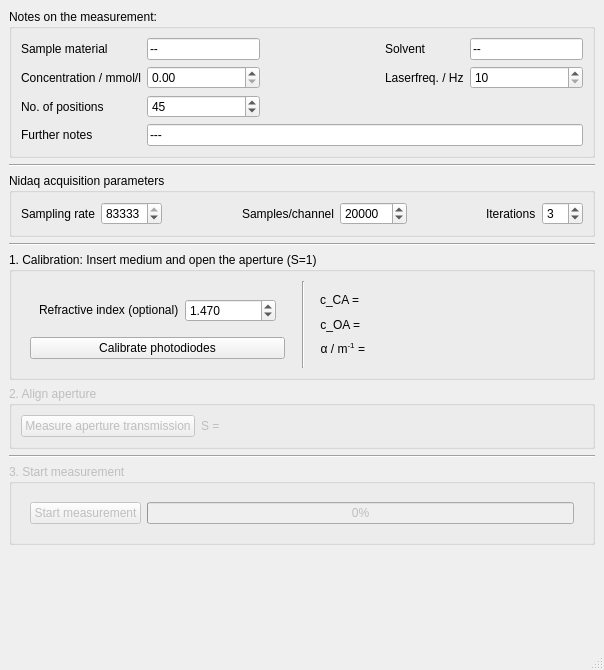
<?xml version="1.0" encoding="UTF-8"?>
<ui version="4.0">
 <class>MainWindow</class>
 <widget class="QMainWindow" name="MainWindow">
  <property name="geometry">
   <rect>
    <x>0</x>
    <y>0</y>
    <width>604</width>
    <height>670</height>
   </rect>
  </property>
  <property name="sizePolicy">
   <sizepolicy hsizetype="Maximum" vsizetype="Preferred">
    <horstretch>0</horstretch>
    <verstretch>0</verstretch>
   </sizepolicy>
  </property>
  <property name="windowTitle">
   <string>z-Scan Measurement Manager</string>
  </property>
  <widget class="QWidget" name="centralwidget">
   <layout class="QVBoxLayout" name="verticalLayout">
    <item>
     <widget class="QGroupBox" name="groupBox4Notes">
      <property name="sizePolicy">
       <sizepolicy hsizetype="Preferred" vsizetype="Fixed">
        <horstretch>0</horstretch>
        <verstretch>0</verstretch>
       </sizepolicy>
      </property>
      <property name="title">
       <string>Notes on the measurement: </string>
      </property>
      <layout class="QVBoxLayout" name="verticalLayout_4">
       <item>
        <layout class="QGridLayout" name="gridLayout_measurementParams">
         <item row="1" column="2">
          <spacer name="horizontalSpacer_6">
           <property name="orientation">
            <enum>Qt::Horizontal</enum>
           </property>
           <property name="sizeHint" stdset="0">
            <size>
             <width>40</width>
             <height>20</height>
            </size>
           </property>
          </spacer>
         </item>
         <item row="0" column="1">
          <widget class="QLineEdit" name="lineEdit_sampleMaterial">
           <property name="text">
            <string>--</string>
           </property>
          </widget>
         </item>
         <item row="0" column="3">
          <widget class="QLabel" name="label_solvent">
           <property name="text">
            <string>Solvent</string>
           </property>
          </widget>
         </item>
         <item row="0" column="0">
          <widget class="QLabel" name="label_sampleMaterial">
           <property name="text">
            <string>Sample material</string>
           </property>
          </widget>
         </item>
         <item row="1" column="3">
          <widget class="QLabel" name="label_laserfreq">
           <property name="text">
            <string>Laserfreq. / Hz</string>
           </property>
          </widget>
         </item>
         <item row="0" column="4">
          <widget class="QLineEdit" name="lineEdit_solvent">
           <property name="text">
            <string>--</string>
           </property>
          </widget>
         </item>
         <item row="1" column="0">
          <widget class="QLabel" name="label_concentration">
           <property name="text">
            <string>Concentration / mmol/l</string>
           </property>
          </widget>
         </item>
         <item row="0" column="2">
          <spacer name="horizontalSpacer_5">
           <property name="orientation">
            <enum>Qt::Horizontal</enum>
           </property>
           <property name="sizeHint" stdset="0">
            <size>
             <width>40</width>
             <height>20</height>
            </size>
           </property>
          </spacer>
         </item>
         <item row="2" column="0">
          <widget class="QLabel" name="label_numPositions">
           <property name="text">
            <string>No. of positions</string>
           </property>
          </widget>
         </item>
         <item row="2" column="1">
          <widget class="QSpinBox" name="spinBox_numPositions">
           <property name="maximum">
            <number>150</number>
           </property>
           <property name="value">
            <number>45</number>
           </property>
          </widget>
         </item>
         <item row="1" column="1">
          <widget class="QDoubleSpinBox" name="doubleSpinBox_concentration"/>
         </item>
         <item row="1" column="4">
          <widget class="QSpinBox" name="spinBox_laserfreq">
           <property name="minimum">
            <number>10</number>
           </property>
           <property name="maximum">
            <number>1100</number>
           </property>
           <property name="singleStep">
            <number>10</number>
           </property>
          </widget>
         </item>
         <item row="3" column="0">
          <widget class="QLabel" name="label_furtherNotes">
           <property name="text">
            <string>Further notes</string>
           </property>
          </widget>
         </item>
         <item row="3" column="1" colspan="4">
          <widget class="QLineEdit" name="lineEdit_furtherNotes">
           <property name="text">
            <string>---</string>
           </property>
          </widget>
         </item>
        </layout>
       </item>
      </layout>
     </widget>
    </item>
    <item>
     <widget class="Line" name="line_1">
      <property name="orientation">
       <enum>Qt::Horizontal</enum>
      </property>
     </widget>
    </item>
    <item>
     <widget class="QGroupBox" name="groupBox_nidaqParams">
      <property name="sizePolicy">
       <sizepolicy hsizetype="Preferred" vsizetype="Fixed">
        <horstretch>0</horstretch>
        <verstretch>0</verstretch>
       </sizepolicy>
      </property>
      <property name="title">
       <string>Nidaq acquisition parameters</string>
      </property>
      <layout class="QHBoxLayout" name="horizontalLayout_3">
       <item>
        <widget class="QLabel" name="label_samplingRate">
         <property name="text">
          <string>Sampling rate</string>
         </property>
        </widget>
       </item>
       <item>
        <widget class="QSpinBox" name="spinBox_samplingRate">
         <property name="minimum">
          <number>1000</number>
         </property>
         <property name="maximum">
          <number>83333</number>
         </property>
         <property name="singleStep">
          <number>1000</number>
         </property>
         <property name="value">
          <number>83333</number>
         </property>
        </widget>
       </item>
       <item>
        <spacer name="horizontalSpacer_2">
         <property name="orientation">
          <enum>Qt::Horizontal</enum>
         </property>
         <property name="sizeHint" stdset="0">
          <size>
           <width>40</width>
           <height>20</height>
          </size>
         </property>
        </spacer>
       </item>
       <item>
        <widget class="QLabel" name="label_samplesPerChannel">
         <property name="text">
          <string>Samples/channel</string>
         </property>
        </widget>
       </item>
       <item>
        <widget class="QSpinBox" name="spinBox_samplesPerChannel">
         <property name="minimum">
          <number>1000</number>
         </property>
         <property name="maximum">
          <number>100000</number>
         </property>
         <property name="singleStep">
          <number>1000</number>
         </property>
         <property name="value">
          <number>20000</number>
         </property>
        </widget>
       </item>
       <item>
        <spacer name="horizontalSpacer_3">
         <property name="orientation">
          <enum>Qt::Horizontal</enum>
         </property>
         <property name="sizeHint" stdset="0">
          <size>
           <width>40</width>
           <height>20</height>
          </size>
         </property>
        </spacer>
       </item>
       <item>
        <widget class="QLabel" name="label_iterations">
         <property name="text">
          <string>Iterations</string>
         </property>
        </widget>
       </item>
       <item>
        <widget class="QSpinBox" name="spinBox_iterations">
         <property name="value">
          <number>3</number>
         </property>
        </widget>
       </item>
      </layout>
     </widget>
    </item>
    <item>
     <widget class="Line" name="line">
      <property name="orientation">
       <enum>Qt::Horizontal</enum>
      </property>
     </widget>
    </item>
    <item>
     <widget class="QGroupBox" name="groupBox_Calibration">
      <property name="enabled">
       <bool>true</bool>
      </property>
      <property name="sizePolicy">
       <sizepolicy hsizetype="Preferred" vsizetype="Fixed">
        <horstretch>0</horstretch>
        <verstretch>0</verstretch>
       </sizepolicy>
      </property>
      <property name="title">
       <string>1. Calibration: Insert medium and open the aperture (S=1)</string>
      </property>
      <layout class="QHBoxLayout" name="horizontalLayout_2">
       <item>
        <widget class="QWidget" name="widgetRefractiveIndexCalibrateBtn" native="true">
         <layout class="QVBoxLayout" name="verticalLayout_2">
          <item>
           <widget class="QWidget" name="widgetReractiveIndexInput" native="true">
            <property name="sizePolicy">
             <sizepolicy hsizetype="Preferred" vsizetype="Fixed">
              <horstretch>0</horstretch>
              <verstretch>0</verstretch>
             </sizepolicy>
            </property>
            <layout class="QHBoxLayout" name="horizontalLayout">
             <item>
              <widget class="QLabel" name="labelRefrIndex">
               <property name="text">
                <string>&lt;!DOCTYPE HTML PUBLIC &quot;-//W3C//DTD HTML 4.0//EN&quot; &quot;http://www.w3.org/TR/REC-html40/strict.dtd&quot;&gt;
&lt;html&gt;&lt;head&gt;&lt;meta name=&quot;qrichtext&quot; content=&quot;1&quot; /&gt;&lt;style type=&quot;text/css&quot;&gt;
p, li { white-space: pre-wrap; }
&lt;/style&gt;&lt;/head&gt;&lt;body style=&quot; font-family:'Sans Serif'; font-size:9pt; font-weight:400; font-style:normal;&quot;&gt;
&lt;p style=&quot; margin-top:12px; margin-bottom:12px; margin-left:0px; margin-right:0px; -qt-block-indent:0; text-indent:0px;&quot;&gt;Refractive index (optional)&lt;/p&gt;&lt;/body&gt;&lt;/html&gt;</string>
               </property>
              </widget>
             </item>
             <item>
              <widget class="QDoubleSpinBox" name="doubleSpinBox_refrIndex">
               <property name="decimals">
                <number>3</number>
               </property>
               <property name="minimum">
                <double>1.000000000000000</double>
               </property>
               <property name="maximum">
                <double>6.000000000000000</double>
               </property>
               <property name="singleStep">
                <double>0.100000000000000</double>
               </property>
               <property name="value">
                <double>1.470000000000000</double>
               </property>
              </widget>
             </item>
            </layout>
           </widget>
          </item>
          <item>
           <widget class="QPushButton" name="pushButton_calibratePDs">
            <property name="text">
             <string>Calibrate photodiodes</string>
            </property>
           </widget>
          </item>
         </layout>
        </widget>
       </item>
       <item>
        <spacer name="horizontalSpacer">
         <property name="orientation">
          <enum>Qt::Horizontal</enum>
         </property>
         <property name="sizeType">
          <enum>QSizePolicy::Fixed</enum>
         </property>
         <property name="sizeHint" stdset="0">
          <size>
           <width>2</width>
           <height>20</height>
          </size>
         </property>
        </spacer>
       </item>
       <item>
        <widget class="Line" name="line_2">
         <property name="orientation">
          <enum>Qt::Vertical</enum>
         </property>
        </widget>
       </item>
       <item>
        <widget class="QWidget" name="widgetCalibrationValues" native="true">
         <layout class="QGridLayout" name="gridLayout">
          <item row="0" column="1">
           <widget class="QLabel" name="label_cCA">
            <property name="sizePolicy">
             <sizepolicy hsizetype="Fixed" vsizetype="Preferred">
              <horstretch>0</horstretch>
              <verstretch>0</verstretch>
             </sizepolicy>
            </property>
            <property name="text">
             <string>c_CA =</string>
            </property>
            <property name="alignment">
             <set>Qt::AlignRight|Qt::AlignTrailing|Qt::AlignVCenter</set>
            </property>
           </widget>
          </item>
          <item row="2" column="1">
           <widget class="QLabel" name="label_alpha">
            <property name="sizePolicy">
             <sizepolicy hsizetype="Fixed" vsizetype="Preferred">
              <horstretch>0</horstretch>
              <verstretch>0</verstretch>
             </sizepolicy>
            </property>
            <property name="text">
             <string>&lt;html&gt;&lt;head/&gt;&lt;body&gt;&lt;p&gt;α / m&lt;span style=&quot; vertical-align:super;&quot;&gt;-1&lt;/span&gt; =&lt;/p&gt;&lt;/body&gt;&lt;/html&gt;</string>
            </property>
            <property name="alignment">
             <set>Qt::AlignRight|Qt::AlignTrailing|Qt::AlignVCenter</set>
            </property>
           </widget>
          </item>
          <item row="1" column="1">
           <widget class="QLabel" name="label_cOA">
            <property name="sizePolicy">
             <sizepolicy hsizetype="Fixed" vsizetype="Preferred">
              <horstretch>0</horstretch>
              <verstretch>0</verstretch>
             </sizepolicy>
            </property>
            <property name="text">
             <string>c_OA =</string>
            </property>
            <property name="alignment">
             <set>Qt::AlignRight|Qt::AlignTrailing|Qt::AlignVCenter</set>
            </property>
           </widget>
          </item>
          <item row="2" column="2">
           <widget class="QLabel" name="label_alpha_VALUE">
            <property name="text">
             <string/>
            </property>
           </widget>
          </item>
          <item row="1" column="2">
           <widget class="QLabel" name="label_cOAValue">
            <property name="text">
             <string/>
            </property>
           </widget>
          </item>
          <item row="0" column="2">
           <widget class="QLabel" name="label_cCAValue">
            <property name="text">
             <string/>
            </property>
           </widget>
          </item>
         </layout>
        </widget>
       </item>
      </layout>
     </widget>
    </item>
    <item>
     <widget class="QGroupBox" name="groupBox_Aperture">
      <property name="enabled">
       <bool>false</bool>
      </property>
      <property name="sizePolicy">
       <sizepolicy hsizetype="Preferred" vsizetype="Fixed">
        <horstretch>0</horstretch>
        <verstretch>0</verstretch>
       </sizepolicy>
      </property>
      <property name="title">
       <string>2. Align aperture</string>
      </property>
      <layout class="QHBoxLayout" name="horizontalLayout_4">
       <item>
        <widget class="QPushButton" name="pushButton_measureAperture">
         <property name="text">
          <string>Measure aperture transmission</string>
         </property>
        </widget>
       </item>
       <item>
        <widget class="QLabel" name="labelApertureTransmittance">
         <property name="sizePolicy">
          <sizepolicy hsizetype="Preferred" vsizetype="Preferred">
           <horstretch>0</horstretch>
           <verstretch>0</verstretch>
          </sizepolicy>
         </property>
         <property name="text">
          <string>S =</string>
         </property>
        </widget>
       </item>
       <item>
        <widget class="QLabel" name="labelApertureTransmittanceValue">
         <property name="text">
          <string/>
         </property>
        </widget>
       </item>
       <item>
        <spacer name="horizontalSpacer_4">
         <property name="orientation">
          <enum>Qt::Horizontal</enum>
         </property>
         <property name="sizeHint" stdset="0">
          <size>
           <width>40</width>
           <height>20</height>
          </size>
         </property>
        </spacer>
       </item>
      </layout>
     </widget>
    </item>
    <item>
     <widget class="Line" name="line_3">
      <property name="orientation">
       <enum>Qt::Horizontal</enum>
      </property>
     </widget>
    </item>
    <item>
     <widget class="QGroupBox" name="groupBox_Measurement">
      <property name="enabled">
       <bool>false</bool>
      </property>
      <property name="sizePolicy">
       <sizepolicy hsizetype="Preferred" vsizetype="Fixed">
        <horstretch>0</horstretch>
        <verstretch>0</verstretch>
       </sizepolicy>
      </property>
      <property name="title">
       <string>3. Start measurement</string>
      </property>
      <layout class="QVBoxLayout" name="verticalLayout_3">
       <item>
        <widget class="QWidget" name="horizontalWidgetStartMeasurementProgress" native="true">
         <layout class="QHBoxLayout" name="horizontalLayout_5">
          <item>
           <widget class="QPushButton" name="pushButton_startMeasurement">
            <property name="text">
             <string>Start measurement</string>
            </property>
           </widget>
          </item>
          <item>
           <widget class="QProgressBar" name="progressBarMeasurement">
            <property name="value">
             <number>0</number>
            </property>
           </widget>
          </item>
         </layout>
        </widget>
       </item>
      </layout>
     </widget>
    </item>
    <item>
     <spacer name="verticalSpacer">
      <property name="orientation">
       <enum>Qt::Vertical</enum>
      </property>
      <property name="sizeHint" stdset="0">
       <size>
        <width>20</width>
        <height>40</height>
       </size>
      </property>
     </spacer>
    </item>
   </layout>
  </widget>
  <widget class="QStatusBar" name="statusbar"/>
 </widget>
 <resources/>
 <connections/>
</ui>
